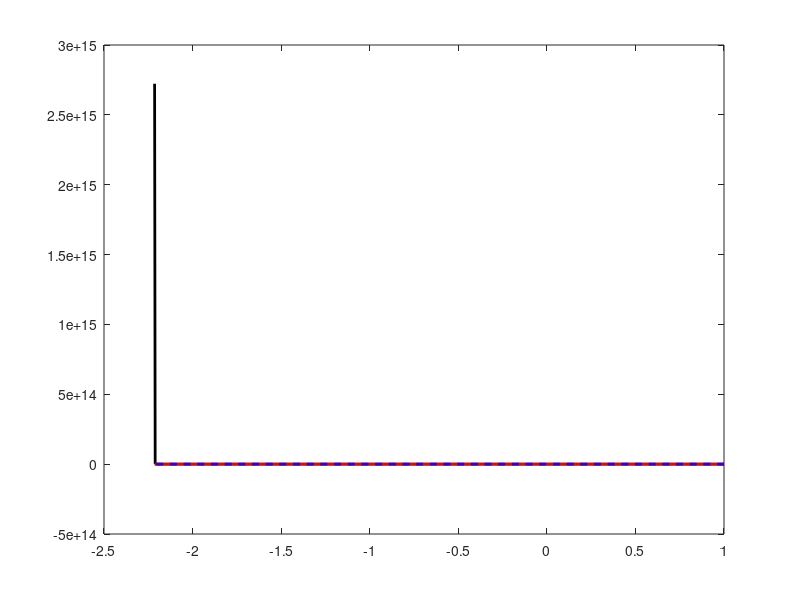

This chart was generated by the following MATLAB code: (Note: this script raises an error after producing the figure.)
% Michael Zakoworotny
% Obtain the Gent material parameters from the data in Wang et al

clear all; clc; close all;
% formatMike(); % plot formatting
set(0,'DefaultLineLineWidth',2);

%%%%%%%% Plot representative model of Gent and Neo Hookean %%%%%%%%%%%%%%%
mu = 1;
Jm = 1;
stretch_lock = fzero(@(x)x^3 - (Jm+3)*x + 2, 10);

L1 = linspace(1,stretch_lock,1000);
L2 = 1./sqrt(L1); L3 = L2;
L = [L1; L2; L3];

I1 = sum(L.^2);
sig = mu*Jm./(Jm-(I1-3)) .* (L.^2 - 1./L1)./L; % nominal stress
s1 = sig(1,:);

figure; box on; hold on;
plot(L1, s1, '-k');
plot(L1, mu*(L1-1./L1.^2), '-r'); % Neo-Hookean
plot(L1, 3*mu*(L1-1), '--b'); % Initial slope
xlim([1,stretch_lock]); ylim([0,(stretch_lock-1)*mu*10]);
legend({'Gent','NH','$3\mu$ slope'})

%%%%%%%%%%%%%%%% EXPERIMENTAL FITTING %%%%%%%%%%%%%%%%%%%%%%%%%%%%%%%%%%%%%
% Import hard experimental data
hard_data = xlsread('stress_strain.xlsx','HardPDMS');
L_hard_exp = hard_data(:,1); s_hard_exp = hard_data(:,2);

% Produce fit to experimental data - hard
diff_fun = @(x) sum(abs(getS1(L_hard_exp,x(1),x(2)) - s_hard_exp));
[mat_fit] = fminsearch(diff_fun, [1,2]);
% [mat_fit] = fmincon(diff_fun,[1,1],[],[],[],[],[0,0],[20,20]);
mu_hard_fit = mat_fit(1); Jm_hard_fit = mat_fit(2);
L_hard_fit = linspace(1,max(L_hard_exp),100);
s_hard_fit = getS1(L_hard_fit,mu_hard_fit,Jm_hard_fit);

% Import hard experimental data
soft_data = xlsread('stress_strain.xlsx','SoftPDMS');
L_soft_exp = soft_data(:,1); s_soft_exp = soft_data(:,2);

% Produce fit to experimental data - soft
diff_fun = @(x) sum(abs(getS1(L_soft_exp,x(1),x(2)) - s_soft_exp));
[mat_fit] = fminsearch(diff_fun, [0.05,5]);
% [mat_fit] = fmincon(diff_fun,[1,1],[],[],[],[],[0,0],[20,20]);
mu_soft_fit = mat_fit(1); Jm_soft_fit = mat_fit(2);
L_soft_fit = linspace(1,max(L_soft_exp),100);
s_soft_fit = getS1(L_soft_fit,mu_soft_fit,Jm_soft_fit);

% Plot curves for experimentla data and git
fig = figure; box on; hold on;
plot(L_hard_fit, s_hard_fit, '-r');
plot(L_hard_exp, s_hard_exp, 'x--k','LineWidth',1,'MarkerSize',5);
plot(L_soft_fit, s_soft_fit, '-b');
plot(L_soft_exp, s_soft_exp, 'x--c','LineWidth',1,'MarkerSize',5);
text(1.9,2.25,{['$\mu_h=$',num2str(mu_hard_fit,4),' MPa'],[''],['$J_{m,h}=$',num2str(Jm_hard_fit,4)]});
text(1.75,0.5,{['$\mu_s=$',num2str(mu_soft_fit,3),' MPa'],[''],['$J_{m,s}=$',num2str(Jm_soft_fit,4)]});
xlim([1,max([L_hard_exp;L_soft_exp])]); ylim([0,1.1*max(s_hard_exp)]);
legend({'Hard Fit','Hard Exp.','Soft Fit','Soft Exp.'},'Location','nw');
xlabel('$\lambda$'); ylabel('Nominal Stress (MPa)');
% saveas(fig,'gent_fit.png');

% Get work done
W_fit = trapz(L_hard_fit, s_hard_fit);

% Paper values
mu_hard_pa = 0.59;
Jm_hard_pa = 2.9;
mu_soft_pa = 0.042;
Jm_soft_pa = 30;

%%%%%%%%%%%%%% COMPOSITIVE CONSTITUTIVE RESPONSES %%%%%%%%%%%%%%%%%%%%%%%%%
% 10% composite (10% hard to 90% soft)
data_10 = xlsread('stress_strain.xlsx','10p_PDMS');
L_10_exp = data_10(:,1); s_10_exp = data_10(:,2);
Vf = 0.1;
L_10 = L_hard_fit;
s_10 = Vf*getS1(L_10,mu_hard_fit,Jm_hard_fit) + (1-Vf)*getS1(L_10,mu_soft_pa,Jm_soft_pa);

% 50% composite (50% hard to 50% soft)
data_50 = xlsread('stress_strain.xlsx','50p_PDMS');
L_50_exp = data_50(:,1); s_50_exp = data_50(:,2);
Vf = 0.5;
L_50 = L_hard_fit;
s_50 = Vf*getS1(L_50,mu_hard_fit,Jm_hard_fit) + (1-Vf)*getS1(L_50,mu_soft_pa,Jm_soft_pa);

% Plot composite responses
fig = figure; box on; hold on;
plot(L_50_exp,s_50_exp,'--','color',getColor('LimeGreen'));
plot(L_50,s_50,'-g');
plot(L_10_exp,s_10_exp,'--','color',getColor('salmon'));
plot(L_10,s_10,'-m');
legend({'50\% Exp.','50\% Fit','10\% Exp.','10\% Fit'},'Location','nw');
xlabel('$\lambda$'); ylabel('Nominal Stress (MPa)');
saveas(fig,'composite_fit.png');



function s1 = getS1(L,mu,Jm)
    % Given lambda_1, reutrn sigma 1, using the Gent nominal stress
    
    s1 = mu*Jm./(Jm-(L.^2+2./L-3)).*(L - 1./L.^2);
end






